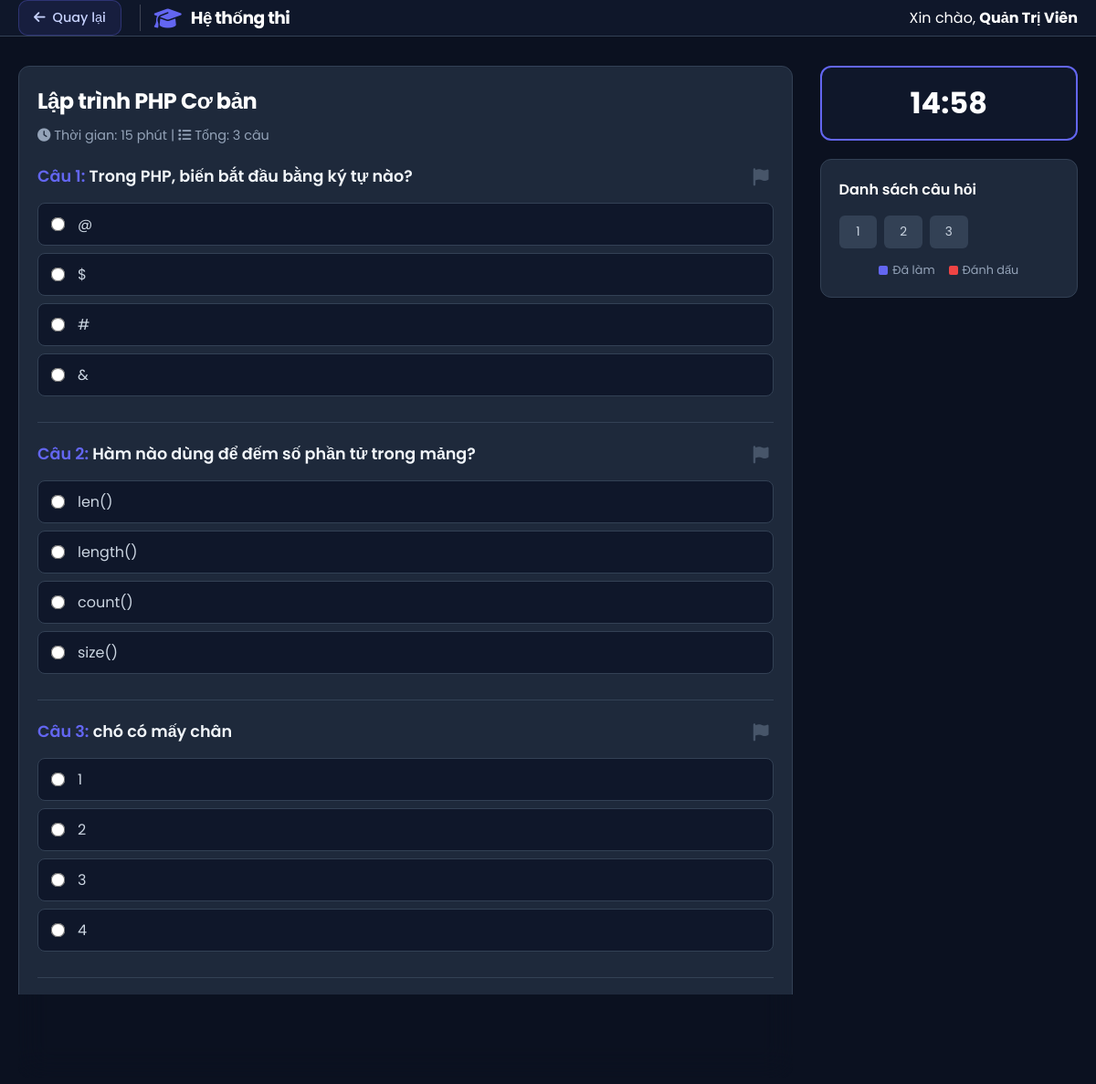
The app's page /student/do_exam.php (signed in) with its own data.
### tables this page shows
CREATE TABLE `exams` (
  `id` int(11) NOT NULL,
  `title` varchar(200) NOT NULL,
  `description` text DEFAULT NULL,
  `duration` int(11) NOT NULL,
  `created_by` int(11) DEFAULT NULL,
  `status` enum('active','closed') DEFAULT 'active'
);

CREATE TABLE `questions` (
  `id` int(11) NOT NULL,
  `exam_id` int(11) DEFAULT NULL,
  `content` text NOT NULL,
  `attachment` varchar(255) DEFAULT NULL
);

CREATE TABLE `answers` (
  `id` int(11) NOT NULL,
  `question_id` int(11) DEFAULT NULL,
  `content` text NOT NULL,
  `is_correct` tinyint(1) DEFAULT 0
);

### student/do_exam.php (the view, shortened to what this page needs)
<?php
require_once '../config/database.php';
$exam_id = $_GET['exam_id'] ?? 1;
$stmt = $conn->prepare("SELECT * FROM exams WHERE id = :id");
$stmt->execute(['id' => $exam_id]);
$exam = $stmt->fetch();
$q_stmt = $conn->prepare("SELECT * FROM questions WHERE exam_id = :eid");
$q_stmt->execute(['eid' => $exam_id]);
$questions = $q_stmt->fetchAll();
?>
<!DOCTYPE html>
<html lang="vi">
<head>
    <link rel="stylesheet" href="https://cdnjs.cloudflare.com/ajax/libs/font-awesome/6.4.0/css/all.min.css">
    <link rel="stylesheet" href="/exam_web/assets/css/style.css">
    <link rel="stylesheet" href="/exam_web/assets/css/exam.css">
</head>
<body>
    <header>
        <div class="container nav" style="display: flex; justify-content: space-between; align-items: center;">
            <div style="display: flex; align-items: center;">
                <a href="exam_list.php" class="btn-back-nav" onclick="return confirm('Bạn có chắc muốn thoát? Bài làm sẽ không được lưu!');">
                    <i class="fa-solid fa-arrow-left"></i> Quay lại
                </a>
                <div style="display: flex; align-items: center; gap: 10px; border-left: 1px solid rgba(255,255,255,0.2); padding-left: 15px;">
                    <i class="fa-solid fa-graduation-cap" style="font-size: 1.5rem; color: #6366f1;"></i>
                    <h3 style="margin: 0; color: #fff;">Hệ thống thi</h3>
                </div>
            </div>
            <div style="color: #fff;">Xin chào, <b><?php echo $_SESSION['fullname']; ?></b></div>
        </div>
    </header>
    <div class="container" style="margin-top: 30px; margin-bottom: 50px;">
        <form id="examForm" action="results.php" method="POST">
            <div class="exam-layout">
                <div class="card" style="transform: none !important; transition: none !important; box-shadow: none !important;">
                    <h2 style="margin-bottom: 10px; color: #fff;"><?php echo $exam['title']; ?></h2>
                    <div style="color: #94a3b8; margin-bottom: 20px; font-size: 0.9rem;">
                        <i class="fa-solid fa-clock"></i> Thời gian: <?php echo $exam['duration']; ?> phút |
                        <i class="fa-solid fa-list"></i> Tổng: <?php echo count($questions); ?> câu
                    </div>
                    <div id="questions-container">
                        <?php foreach($questions as $index => $q): ?>
                            <div class="question-block" data-index="<?php echo $index; ?>" id="q-<?php echo $q['id']; ?>">
                                <div class="question-title">
                                    <i class="fa-solid fa-flag btn-flag" id="flag-btn-<?php echo $index; ?>" onclick="toggleFlag(<?php echo $index; ?>)" title="Đánh dấu câu hỏi này"></i>
                                    <span style="color: #6366f1;">Câu <?php echo $index + 1; ?>:</span>
                                    <?php echo $q['content']; ?>
                                </div>
                                <?php
                                $a_stmt = $conn->prepare("SELECT * FROM answers WHERE question_id = :qid");
                                $a_stmt->execute(['qid' => $q['id']]);
                                $answers = $a_stmt->fetchAll();
                                foreach($answers as $ans):
                                ?>
                                    <label class="answer-option">
                                        <input type="radio" name="question[<?php echo $q['id']; ?>]" value="<?php echo $ans['id']; ?>" onchange="markDone(<?php echo $index; ?>)">
                                        <span><?php echo $ans['content']; ?></span>
                                    </label>
                                <?php endforeach; ?>
                            </div>
                        <?php endforeach; ?>
                    </div>
                    <div class="pagination-controls">
                        <span id="page-indicator" style="color: #94a3b8; font-weight: 600; align-self: center;">Trang 1</span>
                        <button type="button" id="btn-submit" class="btn" style="background: #10b981; color: white; display: none;" onclick="checkSubmit()">
                            Nộp bài <i class="fa-solid fa-check"></i>
                        </button>
                    </div>
                </div>
                <div class="exam-sidebar">
                    <div class="timer-box" id="timer">00:00</div>
                    <div class="card" style="margin-top: 0; transform: none !important; transition: none !important; box-shadow: none !important;">
                        <p style="color: #fff; font-weight: 600; margin-bottom: 10px;">Danh sách câu hỏi</p>
                        <div class="question-map">
                            <?php foreach($questions as $index => $q): ?>
                                <div class="q-dot" id="dot-<?php echo $index; ?>" onclick="jumpToPage(<?php echo $index; ?>)">
                                    <?php echo $index + 1; ?>
                                </div>
                            <?php endforeach; ?>
                        </div>
                        <div style="margin-top: 15px; font-size: 0.8rem; color: #94a3b8; display: flex; gap: 15px; justify-content: center;">
                            <div style="display: flex; align-items: center; gap: 5px;"><div style="width: 10px; height: 10px; background: #6366f1; border-radius: 2px;"></div> Đã làm</div>
                            <div style="display: flex; align-items: center; gap: 5px;"><div style="width: 10px; height: 10px; background: #ef4444; border-radius: 2px;"></div> Đánh dấu</div>
                        </div>
                    </div>
                </div>
            </div>
        </form>
    </div>
</body>
</html>

### assets/css/style.css (style rules this page uses)
:root { --primary: #6366f1; --primary-glow: rgba(99, 102, 241, 0.5); --secondary: #ec4899; --accent: #8b5cf6; --bg-dark: #0f172a; --text-main: #f8fafc; --text-light: #94a3b8; --glass-bg: rgba(30, 41, 59, 0.7); --glass-border: rgba(255, 255, 255, 0.08); --glass-shine: rgba(255, 255, 255, 0.03); --radius: 16px; --sidebar-width: 260px; --transition: all 0.3s cubic-bezier(0.4, 0, 0.2, 1); }
* { margin: 0; padding: 0; box-sizing: border-box; font-family: 'Poppins', sans-serif; }
body { background-color: var(--bg-dark); background-image: radial-gradient(at 0% 0%, hsla(253,16%,7%,1) 0, transparent 50%), radial-gradient(at 50% 0%, hsla(225,39%,30%,1) 0, transparent 50%), radial-gradient(at 100% 0%, hsla(339,49%,30%,1) 0, transparent 50%); background-size: 200% 200%; animation: aurora 15s ease infinite; color: var(--text-main); min-height: 100vh; overflow-x: hidden; }
a { text-decoration: none; color: inherit; }
.container { width: 100%; max-width: 1400px; margin: 0 auto; padding: 0 20px; }
h1, h2, h3 { color: #fff; font-weight: 700; letter-spacing: -0.5px; margin-bottom: 1rem; }
p { color: var(--text-light); line-height: 1.6; }
.card { background: var(--glass-bg); backdrop-filter: blur(16px); border: 1px solid var(--glass-border); border-top: 1px solid rgba(255,255,255,0.1); border-radius: var(--radius); padding: 2rem; box-shadow: 0 20px 40px -10px rgba(0,0,0,0.5); position: relative; overflow: hidden; transition: var(--transition); }
.btn { padding: 12px 28px; border-radius: 12px; font-weight: 600; font-size: 0.95rem; border: none; cursor: pointer; transition: var(--transition); display: inline-flex; align-items: center; justify-content: center; gap: 8px; }

### assets/css/exam.css (style rules this page uses)
body { background-image: none !important; animation: none !important; background-color: #0b1120 !important; }
.exam-layout { display: grid; grid-template-columns: 3fr 1fr; gap: 30px; align-items: start; }
.exam-layout .card { background: #1e293b !important; border: 1px solid #334155 !important; border-radius: 12px; padding: 20px; transform: none !important; transition: none !important; box-shadow: none !important; animation: none !important; }
header { background: #0f172a !important; border-bottom: 1px solid #334155; margin-bottom: 2rem; }
.question-block { margin-bottom: 20px; padding-bottom: 20px; border-bottom: 1px solid #334155; display: none; }
.question-block.active-q { display: block; }
.question-title { font-size: 1.1rem; font-weight: 600; color: #f1f5f9; margin-bottom: 15px; line-height: 1.6; }
.answer-option { display: flex; align-items: center; padding: 10px 15px; margin-bottom: 8px; border-radius: 8px; background: #0f172a; border: 1px solid #334155; color: #cbd5e1; cursor: pointer; transition: none !important; }
.answer-option input { margin-right: 15px; accent-color: #6366f1; transform: scale(1.2); }
.timer-box { background: #0f172a; color: #fff; font-size: 2rem; font-weight: 700; text-align: center; padding: 15px; border-radius: 12px; border: 2px solid #6366f1; margin-bottom: 20px; }
.question-map { display: grid; grid-template-columns: repeat(5, 1fr); gap: 8px; margin-top: 15px; }
.q-dot { background: #334155; color: #cbd5e1; padding: 8px 0; text-align: center; border-radius: 6px; font-size: 0.85rem; cursor: pointer; transition: none !important; }
.pagination-controls { display: flex; justify-content: space-between; margin-top: 20px; padding-top: 20px; border-top: 1px solid #334155; }
.exam-sidebar { position: -webkit-sticky; position: sticky; top: 20px; z-index: 100; align-self: start; }
.btn-back-nav { display: inline-flex; align-items: center; gap: 8px; background: rgba(99, 102, 241, 0.1); border: 1px solid rgba(99, 102, 241, 0.3); color: #c7d2fe; padding: 8px 16px; border-radius: 10px; font-size: 0.9rem; font-weight: 500; margin-right: 20px; transition: all 0.3s ease; text-decoration: none; }
.btn-flag { float: right; color: #475569; font-size: 1.2rem; cursor: pointer; transition: all 0.2s; padding: 5px; }

### records on screen
exams: title "Lập trình PHP Cơ bản", duration "15"
questions: content "Trong PHP, biến bắt đầu bằng ký tự nào?"
answers: content "@"
answers: content "$"
answers: content "#"
answers: content "&"
questions: content "Hàm nào dùng để đếm số phần tử trong mảng?"
answers: content "len()"
answers: content "length()"
answers: content "count()"
answers: content "size()"
questions: content "chó có mấy chân"
answers: content "1"
answers: content "2"
answers: content "3"
answers: content "4"

### other values on screen
$_SESSION['fullname'] "Quản Trị Viên"
count($questions) "3"
